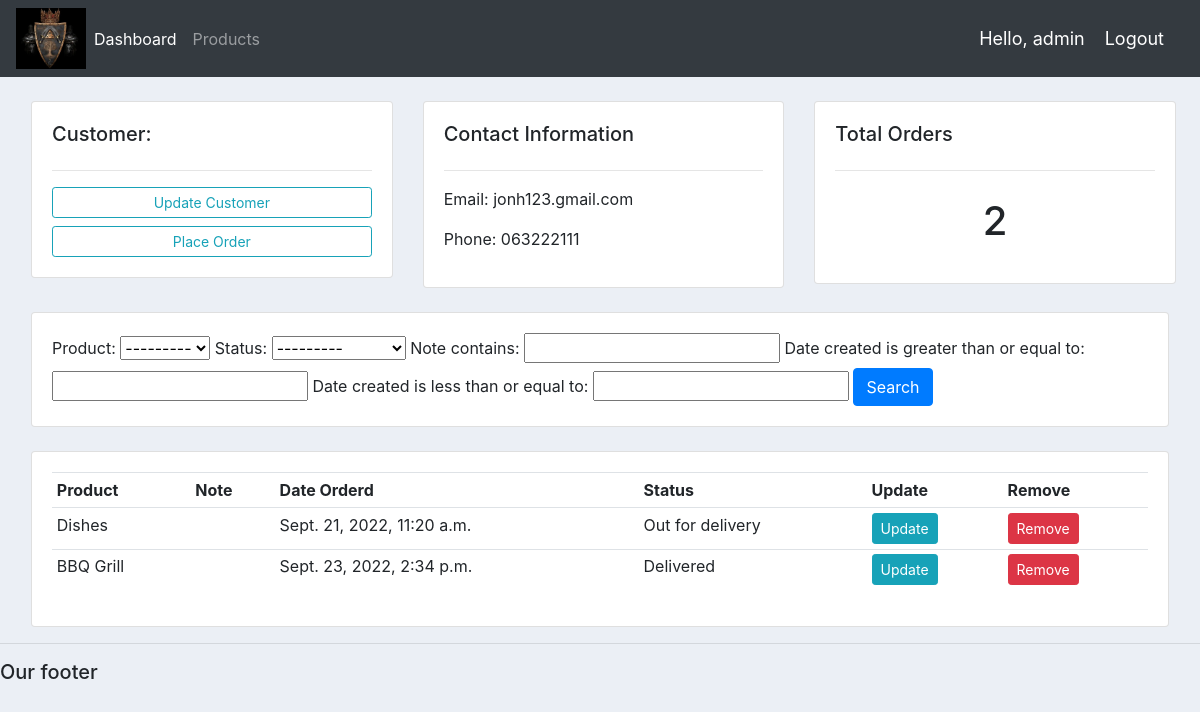
The page /customer/2/ (signed in) on the database its author committed.
### accounts/models.py (models this page shows, shortened)
class Customer(models.Model):
    user = models.OneToOneField(User, null=True, blank=True, on_delete=models.CASCADE)
    name = models.CharField(max_length=200, null=True)
    phone = models.CharField(max_length=200, null=True)
    email = models.CharField(max_length=200, null=True)
    profile_pic = models.ImageField(default="profile1.png", null=True, blank=True)
    date_created = models.DateTimeField(auto_now_add=True, null=True)

class Order(models.Model):
    STATUS = (
        ('Pending', 'Pending'),
        ('Out for delivery', 'Out of delivery'),
        ('Delivered', 'Delivered'),
    )
    customer = models.ForeignKey(Customer, null=True, on_delete=models.SET_NULL)
    product = models.ForeignKey(Product, null=True, on_delete=models.SET_NULL)
    date_created = models.DateTimeField(auto_now_add=True, null=True)
    status = models.CharField(max_length=200, null=True, choices=STATUS)
    note = models.CharField(max_length=1000, null=True)

class Product(models.Model):
    CATEGORY = (
        ('Indoor', 'Indoor'),
        ('Out Door', 'Out Door'),
    )
    name = models.CharField(max_length=200, null=True)
    price = models.FloatField(null=True)
    category = models.CharField(max_length=200, null=True, choices=CATEGORY)
    description = models.CharField(max_length=200, null=True, blank=True)
    date_created = models.DateTimeField(auto_now_add=True, null=True)
    tags = models.ManyToManyField(Tag)
    def __str__(self):
        return self.name

### accounts/decorators.py (the view)
        def wrapper_func(request, *args, **kwargs):
            group = None
            if request.user.groups.exists():
                group = request.user.groups.all()[0].name
            if group in allowed_roles:
                return view_func(request, *args, **kwargs)
            else:
                return HttpResponse('You are not authorized to view this page')

### accounts/views.py (called while the page is built)
@login_required(login_url='login')
@allowed_users(allowed_roles=['admin'])
def customer(request, pk):
    customer = Customer.objects.get(id=pk)
    orders = customer.order_set.all()
    order_count = orders.count()
    myFilter = OrderFilter(request.GET, queryset=orders)
    orders = myFilter.qs  #qs = queryset
    context = {
        'customer': customer,
        'orders': orders,
        'order_count': order_count,
        'myFilter': myFilter,
    }
    return render(request, 'accounts/customer.html', context)

### accounts/templates/accounts/customer.html (shortened to what this page needs)
{%  extends 'accounts/main.html' %}
{% block content %}
	<br>
<div class="row ml-3">
	<div class="col-md">
		<div class="card card-body">
			<h5>Customer:</h5>
			<hr>
			<a class="btn btn-outline-info  btn-sm btn-block" href="">Update Customer</a>
			<a class="btn btn-outline-info  btn-sm btn-block" href="{% url 'create_order' customer.id %}">Place Order</a>
		</div>
	</div>
	<div class="col-md">
		<div class="card card-body">
			<h5>Contact Information</h5>
			<hr>
			<p>Email: {{ customer.email }} </p>
			<p>Phone: {{ customer.phone }} </p>
		</div>
	</div>
	<div class="col-md mr-4">
		<div class="card card-body">
			<h5>Total Orders</h5>
			<hr>
			<h1 style="text-align: center;padding: 10px">{{ order_count }}</h1>
		</div>
	</div>
</div>
<br>
<div class="row ml-3 mr-3">
	<div class="col">
		<div class="card card-body">
			<form method="get">
				{{ myFilter.form }}
		    <button class="btn btn-primary" type="submit">Search</button>
		  </form>
		</div>
	</div>
</div>
<br>
<div class="row ml-3 mr-3">
	<div class="col-md">
		<div class="card card-body">
			<table class="table table-sm">
				<tr>
					<th>Product</th>
					<th>Note</th>
					<th>Date Orderd</th>
					<th>Status</th>
					<th>Update</th>
					<th>Remove</th>
				</tr>
				{% for order in orders %}
				<tr>
					<td>{{ order.product }}</td>
					<td>{{ order.product.note }}</td>
					<td>{{ order.date_created }}</td>
					<td>{{ order.status }}</td>
					<td><a class="btn btn-sm btn-info" href="{% url 'update_order' order.id %}">Update</a></td>
					<td><a class="btn btn-sm btn-danger" href="{% url 'delete_order' order.id %}">Remove</a></td>
				</tr>
				{% endfor %}
			</table>
		</div>
	</div>
</div>
{% endblock %}

### accounts/templates/accounts/navbar.html (shortened to what this page needs)
{% load static %}
<nav class="navbar navbar-expand-lg navbar-dark bg-dark">
    <img src="{% static '/images/logo2.webp' %}" width="70px">
    <div class="collapse navbar-collapse" id="navbarNav">
      <ul class="navbar-nav">
        {% if request.user.is_staff %}
        <li class="nav-item active">
          <a class="nav-link" href="{% url 'home' %}">Dashboard</a>
        </li>
        <li class="nav-item">
          <a class="nav-link" href="{% url 'products' %}">Products</a>
        </li>
        {% else %}
        <li class="nav-item">
          <a class="nav-link" href="{% url 'account' %}">Settings</a>
        </li>
        {% endif %}
      </ul>
    </div>
    <span class="hello-msg">Hello, {{ request.user }} </span>
    <span><a class="hello-msg" href="{% url 'logout' %}">Logout</a></span>
  </nav>

### static/css/main.css (style rules this page uses)
body { background-color: #ebeff5; }

### accounts/templates/accounts/navbar.html (style rules this page uses)
.hello-msg { font-size: 18px; color: white; margin-right: 20px; }

### rows shown on the page
Customer: email "jonh123.gmail.com", phone "063222111"
Order: product "Dishes", date_created "Sept. 21, 2022, 11:20 a.m.", status "Out for delivery"
Order: product "BBQ Grill", date_created "Sept. 23, 2022, 2:34 p.m.", status "Delivered"

### other values the page prints
{{ request.user }} "admin"
{{ order_count }} "2"
